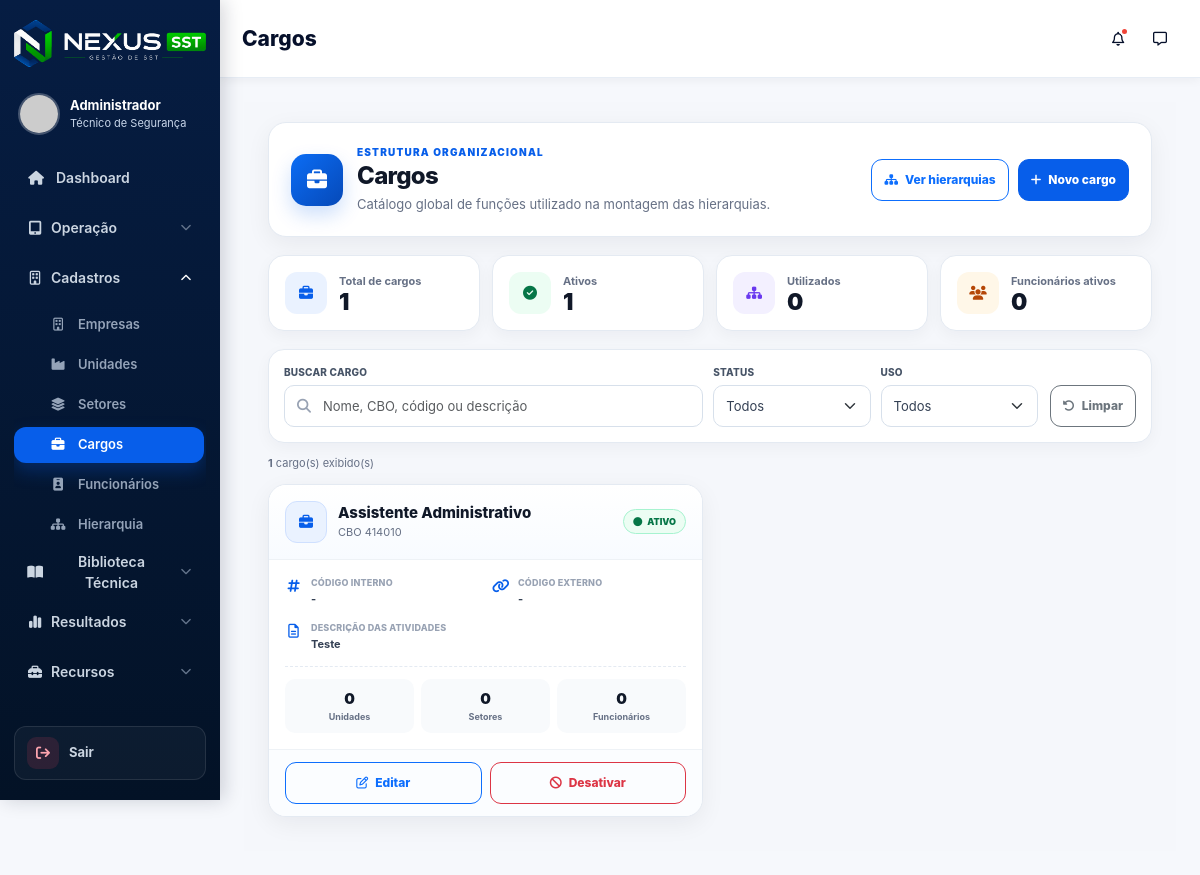
Page /nexus_sst/public/cargos (signed in) on the committed database.
### tables this page shows
CREATE TABLE `cargos` (
  `id` int NOT NULL AUTO_INCREMENT,
  `codigo` varchar(30) DEFAULT NULL,
  `codigo_externo` varchar(50) DEFAULT NULL,
  `nome` varchar(150) NOT NULL,
  `cbo` varchar(20) DEFAULT NULL,
  `descricao` text,
  `ativo` tinyint(1) NOT NULL DEFAULT '1',
  `created_at` timestamp NULL DEFAULT CURRENT_TIMESTAMP,
  `updated_at` timestamp NULL DEFAULT CURRENT_TIMESTAMP ON UPDATE CURRENT_TIMESTAMP,
  PRIMARY KEY (`id`),
  UNIQUE KEY `uk_cargo_nome` (`nome`)
);

### core/Controller.php (called while the page is built, shortened)
<?php
class Controller
{
    public function view($view, $data = [])
    {
        extract($data);
        $viewPath = dirname(__DIR__) . "/app/views/{$view}.php";
        require_once $viewPath;
    }
}

### app/controllers/CargosController.php (called while the page is built, shortened)
<?php
class CargosController extends Controller
{
    private Cargo $model;
    public function __construct()
    {
        $this->model = $this->model('Cargo');
    }
    public function index(): void
    {
        $this->view('cargos/index', ['cargos' => $this->model->listarTudo()]);
    }
}

### core/Router.php (called while the page is built, shortened)
<?php
class Router
{
    private array $routes = [];
    private function add(string $httpMethod, string $uri, string $controller, string $method): void
    {
        $uri = '/' . trim($uri, '/');
        $this->routes[$httpMethod][$uri] = [
            'controller' => $controller,
            'method' => $method
        ];
    }
    public function dispatch(): void
    {
        $httpMethod = strtoupper($_SERVER['REQUEST_METHOD'] ?? 'GET');
        $requestUri = $_SERVER['REQUEST_URI'] ?? '/';
        $requestPath = parse_url($requestUri, PHP_URL_PATH) ?: '/';
        $route = $this->normalizeRequestPath($requestPath);
        $routes = $this->routes[$httpMethod] ?? [];
        $match = $this->matchRoute($routes, $route);
        $methodName = $match['method'];
        $params = $match['params'];
        $controller = new $controllerName();
        $controller->$methodName(...$params);
    }
    private function normalizeRequestPath(string $requestPath): string
    {
        $route = '/' . ltrim($requestPath, '/');
        $basePaths = [];
        if (defined('BASE_URL')) {
            $configuredBasePath = parse_url((string) BASE_URL, PHP_URL_PATH);
            if (is_string($configuredBasePath) && $configuredBasePath !== '') {
                $basePaths[] = '/' . trim($configuredBasePath, '/');
            }
        }
        $basePaths = array_values(array_unique(array_filter($basePaths)));
        usort($basePaths, static fn(string $a, string $b): int => strlen($b) <=> strlen($a));
        foreach ($basePaths as $basePath) {
            if (str_starts_with($route, $basePath . '/')) {
                $route = substr($route, strlen($basePath));
                break;
            }
        }
        $route = '/' . trim($route, '/');
        return $route === '//' ? '/' : $route;
    }
    private function matchRoute(array $routes, string $route): ?array
    {
        if (isset($routes[$route])) {
            return [
                'controller' => $routes[$route]['controller'],
                'method' => $routes[$route]['method'],
                'params' => []
            ];
        }
        return null;
    }
}

### public/index.php (called while the page is built, shortened)
<?php
spl_autoload_register(function ($class) {
    $paths = [
        dirname(__DIR__) . '/core/',
        dirname(__DIR__) . '/app/controllers/',
        dirname(__DIR__) . '/app/models/',
        dirname(__DIR__) . '/app/services/',
        dirname(__DIR__) . '/app/helpers/',
        dirname(__DIR__) . '/app/traits/',
    ];
    foreach ($paths as $path) {
        $file = $path . $class . '.php';
        if (file_exists($file)) {
            return;
        }
    }
});
$router = new Router();
$router->dispatch();

### core/Model.php (called while the page is built, shortened)
<?php
abstract class Model
{
    protected PDO $db;
    public function __construct()
    {
        $database = new Database();
        $this->db = $database->getConnection();
    }
    protected function query(string $sql, array $params = []): PDOStatement
    {
        $stmt = $this->db->prepare($sql);
        $stmt->execute($params);
        return $stmt;
    }
}

### config/database.php (called while the page is built)
<?php
return [
    'host'     => 'localhost',
    'dbname'   => 'nexus',
    'usuario'  => 'root',
    'senha'    => 'samuel06',
    'charset'  => 'utf8mb4',
    'collation'=> 'utf8mb4_unicode_ci',
];

### core/Database.php (called while the page is built, shortened)
<?php
class Database
{
    public function __construct()
    {
        $config = require __DIR__ . '/../config/database.php';
        $host = (string)$config['host'];
        $dbname = (string)$config['dbname'];
        $usuario = (string)$config['usuario'];
        $senha = (string)$config['senha'];
        $charset = (string)($config['charset'] ?? 'utf8mb4');
        $collation = (string)($config['collation'] ?? 'utf8mb4_unicode_ci');
        $dsn = "mysql:host={$host};dbname={$dbname};charset={$charset}";
        $opcoes = [
            PDO::ATTR_ERRMODE => PDO::ERRMODE_EXCEPTION,
            PDO::ATTR_DEFAULT_FETCH_MODE => PDO::FETCH_ASSOC,
            PDO::ATTR_PERSISTENT => true,
            PDO::ATTR_EMULATE_PREPARES => false,
            PDO::MYSQL_ATTR_INIT_COMMAND => "SET NAMES {$charset} COLLATE {$collation}",
        ];
    }
}

### app/models/Cargo.php (called while the page is built, shortened)
<?php
class Cargo extends Model
{
    public function listarTudo(): array
    {
        return $this->query("
            SELECT
                c.*,
                COUNT(DISTINCT h.empresa_id) AS total_empresas,
                COUNT(DISTINCT h.unidade_id) AS total_unidades,
                COUNT(DISTINCT h.setor_id) AS total_setores,
                COUNT(DISTINCT f.id) AS total_funcionarios
            FROM cargos c
            LEFT JOIN hierarquias h ON h.cargo_id = c.id
            LEFT JOIN funcionarios f ON f.hierarquia_id = h.id AND f.ativo = 1
            GROUP BY c.id, c.codigo, c.codigo_externo, c.nome, c.cbo, c.descricao, c.ativo, c.created_at, c.updated_at
            ORDER BY c.ativo DESC, c.nome
        ")->fetchAll(PDO::FETCH_ASSOC);
    }
}

### app/views/cargos/index.php (the view, shortened to what this page needs)
<?php
require_once dirname(__DIR__) . '/templates/header.php';
$cargos = $cargos ?? [];
$total = count($cargos);
$ativos = count(array_filter($cargos, fn(array $c): bool => !empty($c['ativo'])));
$emUso = count(array_filter($cargos, fn(array $c): bool => (int)($c['total_unidades'] ?? 0) > 0));
$funcionarios = array_sum(array_map(fn(array $c): int => (int)($c['total_funcionarios'] ?? 0), $cargos));
?>
<div class="org-page"><div class="org-container">
    <header class="org-header">
        <div class="org-header-main"><div class="org-header-icon"><i class="fa-solid fa-briefcase"></i></div><div class="org-header-copy"><div class="org-eyebrow">Estrutura organizacional</div><h1>Cargos</h1><p>Catálogo global de funções utilizado na montagem das hierarquias.</p></div></div>
        <div class="org-header-actions"><a href="<?= BASE_URL ?>/hierarquias" class="btn btn-outline-primary"><i class="fa-solid fa-sitemap"></i> Ver hierarquias</a><a href="<?= BASE_URL ?>/cargos/criar" class="btn btn-primary"><i class="fa-solid fa-plus"></i> Novo cargo</a></div>
    </header>
    <section class="org-kpis">
        <article class="org-kpi"><div class="org-kpi-icon"><i class="fa-solid fa-briefcase"></i></div><div><span>Total de cargos</span><strong><?= $total ?></strong></div></article>
        <article class="org-kpi org-kpi-green"><div class="org-kpi-icon"><i class="fa-solid fa-circle-check"></i></div><div><span>Ativos</span><strong><?= $ativos ?></strong></div></article>
        <article class="org-kpi org-kpi-purple"><div class="org-kpi-icon"><i class="fa-solid fa-sitemap"></i></div><div><span>Utilizados</span><strong><?= $emUso ?></strong></div></article>
        <article class="org-kpi org-kpi-orange"><div class="org-kpi-icon"><i class="fa-solid fa-users"></i></div><div><span>Funcionários ativos</span><strong><?= $funcionarios ?></strong></div></article>
    </section>
    <section class="org-toolbar">
        <div class="org-toolbar-grid">
            <div class="org-field"><label for="cargoBusca">Buscar cargo</label><div class="org-search-wrap"><i class="fa-solid fa-magnifying-glass"></i><input id="cargoBusca" class="form-control" type="search" placeholder="Nome, CBO, código ou descrição"></div></div>
            <div class="org-field"><label for="cargoStatus">Status</label><select id="cargoStatus" class="form-select"><option value="">Todos</option></select></div>
            <div class="org-field"><label for="cargoUso">Uso</label><select id="cargoUso" class="form-select"><option value="">Todos</option><option value="usado">Em uso</option><option value="livre">Sem vínculo</option></select></div>
        </div>
        <div class="org-toolbar-actions"><button type="button" id="limparFiltrosCargos" class="btn btn-outline-secondary"><i class="fa-solid fa-rotate-left"></i> Limpar</button></div>
    </section>
    <div class="org-results-count"><strong id="contadorCargos"><?= $total ?></strong> cargo(s) exibido(s)</div>
    <?php if ($cargos): ?>
        <section class="org-grid" id="cargosGrid">
            <?php foreach ($cargos as $cargo): ?>
                <?php
                $ativo = !empty($cargo['ativo']);
                $usado = (int)($cargo['total_unidades'] ?? 0) > 0;
                $textoBusca = mb_strtolower(implode(' ', [$cargo['nome'] ?? '', $cargo['cbo'] ?? '', $cargo['codigo'] ?? '', $cargo['codigo_externo'] ?? '', $cargo['descricao'] ?? '']));
                ?>
                <article class="org-card <?= $ativo ? '' : 'org-card-muted' ?>" data-search="<?= htmlspecialchars($textoBusca) ?>" data-status="<?= $ativo ? 'ativo' : 'inativo' ?>" data-uso="<?= $usado ? 'usado' : 'livre' ?>">
                    <header class="org-card-header"><div class="org-card-icon"><i class="fa-solid fa-briefcase"></i></div><div class="org-card-title"><h2><?= htmlspecialchars($cargo['nome'] ?? 'Cargo sem nome') ?></h2><p><?= !empty($cargo['cbo']) ? 'CBO ' . htmlspecialchars($cargo['cbo']) : 'CBO não informado' ?></p></div><span class="org-status <?= $ativo ? 'org-status-active' : 'org-status-inactive' ?>"><i class="fa-solid fa-circle"></i><?= $ativo ? 'Ativo' : 'Inativo' ?></span></header>
                    <div class="org-card-body">
                        <div class="org-info"><i class="fa-solid fa-hashtag"></i><div><span>Código interno</span><strong><?= htmlspecialchars($cargo['codigo'] ?: '-') ?></strong></div></div>
                        <div class="org-info"><i class="fa-solid fa-link"></i><div><span>Código externo</span><strong><?= htmlspecialchars($cargo['codigo_externo'] ?: '-') ?></strong></div></div>
                        <div class="org-info org-info-wide"><i class="fa-regular fa-file-lines"></i><div><span>Descrição das atividades</span><strong><?= htmlspecialchars($cargo['descricao'] ?: 'Sem descrição cadastrada') ?></strong></div></div>
                        <div class="org-metrics"><div class="org-metric"><strong><?= (int)($cargo['total_unidades'] ?? 0) ?></strong><span>Unidades</span></div><div class="org-metric"><strong><?= (int)($cargo['total_setores'] ?? 0) ?></strong><span>Setores</span></div><div class="org-metric"><strong><?= (int)($cargo['total_funcionarios'] ?? 0) ?></strong><span>Funcionários</span></div></div>
                    </div>
                    <footer class="org-card-actions"><a href="<?= BASE_URL ?>/cargos/editar/<?= (int)$cargo['id'] ?>" class="btn btn-outline-primary"><i class="fa-regular fa-pen-to-square"></i> Editar</a><?php if ($ativo): ?><a href="<?= BASE_URL ?>/cargos/excluir/<?= (int)$cargo['id'] ?>" class="btn btn-outline-danger" onclick="return confirm('Desativar este cargo? Os vínculos existentes serão preservados.')"><i class="fa-solid fa-ban"></i> Desativar</a><?php else: ?><span class="btn btn-outline-secondary disabled"><i class="fa-solid fa-lock"></i> Inativo</span><?php endif; ?></footer>
                </article>
            <?php endforeach; ?>
        </section>
    <?php endif; ?>
</div></div>
<?php require_once dirname(__DIR__) . '/templates/footer.php'; ?>

### public/css/base/variables.css (style rules this page uses)
:root { --navy: #061b3a; --navy-2: #03162f; --blue: #075eea; --blue-dark: #064ec2; --green: #12b76a; --orange: #f79009; --red: #f04438; --purple: #7a35d8; --text: #06102b; --muted: #667085; --line: #e7edf5; --bg: #f6f8fc; --card: #ffffff; --shadow-sm: 0 2px 10px rgba(16, 24, 40, .05); --shadow: 0 8px 22px rgba(16, 24, 40, .07); --shadow-lg: 0 18px 50px rgba(15, 23, 42, .12); --radius-sm: 8px; --radius: 14px; --radius-lg: 18px; --sidebar-width: 220px; --topbar-min-height: 78px; --nexus-primary: var(--blue); --nexus-primary-dark: #1e3a8a; --nexus-sidebar: var(--navy-2); --nexus-bg: var(--bg); --nexus-card: var(--card); --nexus-border: var(--line); --nexus-text: var(--text); --nexus-muted: var(--muted); --nexus-success: var(--green); --nexus-danger: var(--red); --nexus-warning: var(--orange); --nexus-info: #0ea5e9; }

### public/css/app/theme.css (style rules this page uses)
body { background: var(--bg); color: var(--text); }

### public/css/components/buttons.css (style rules this page uses)
.btn { border-radius: 9px; font-weight: 700; }
.btn-primary { border-color: var(--blue); background: var(--blue); }

### public/css/components/forms.css (style rules this page uses)
.form-control, .form-select { border-color: var(--line); border-radius: 9px; }

### rows in the picture
cargos: ativo "1", nome "Assistente Administrativo", cbo "414010", shows "ATIVO", codigo "-", codigo_externo "-", descricao "Teste", total_unidades "0", total_setores "0", total_funcionarios "0"

### other values in the picture
$usuario "Administrador"
$pageTitle "Cargos"
$total "1"
$emUso "0"
$funcionarios "0"
